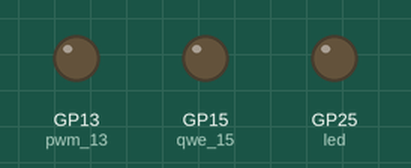
Bench run of a program on a simulated Raspberry Pi Pico running MicroPython. Shown: output pins drawn as LEDs (lit = HIGH). Threads take turns every 2 ms; what the program prints to the serial console is not drawn. At 12.2 s the program stops and its outputs stay as they are.

Above: at 0.1 s.
At 1.8 s:
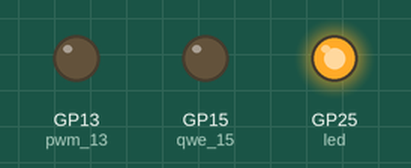
Timing chart, 0 to 12.2 s (numbered marks = the images above):
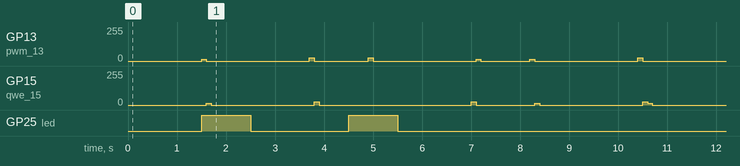

Measured:
- by itself, GP13 (pwm_13): 0/255 → 14/255 at 1.5 s, → 0/255 0.10 s later, → 24/255 2.1 s later, → 0/255 0.10 s later, … (12 changes in this stretch)
- by itself, GP15 (qwe_15): 0/255 → 13/255 at 1.6 s, → 0/255 0.10 s later, → 24/255 2.1 s later, → 0/255 0.10 s later, … (11 changes in this stretch)
- by itself, GP25 (led): alternates HIGH for 1.0 s and LOW for 2.0 s, 4 changes in all, then stays LOW

The program:

pico___.py
```python
from machine import I2C
from ssd1306 import SSD1306_I2C
import framebuf
import time
from machine import Pin, PWM
import _thread

pwm_13 = PWM(Pin(13)) #17      # 定义控制对象
pwm_13.freq(50)                # 定义频率为50分之1秒

qwe_15 = PWM(Pin(15)) #20
qwe_15.freq(50)

led = Pin(25, Pin.OUT)

def you_15():
    qwe_15.duty_u16(6276)
    time.sleep(0.1)
    qwe_15.deinit()

def zuo_15():                # 上
    qwe_15.duty_u16(3276)
    time.sleep(0.1)
    qwe_15.deinit()

def you_13():
    pwm_13.duty_u16(3576)
    time.sleep(0.1)
    pwm_13.deinit()

def zuo_13():
    pwm_13.duty_u16(6276)
    time.sleep(0.1)
    pwm_13.deinit()

def led_1(t,r):
    led.toggle() # led灯
    time.sleep(t)# 每0.7闪烁一次
    led.toggle()
    time.sleep(r)
    led.toggle()
    time.sleep(t)
    led.toggle()
    time.sleep(r)
    print("led执行完毕")

def zong(w,e):
    you_13()  # 左
    zuo_15()        # 上
    time.sleep(w)
    zuo_13()    # 右
    you_15()        # 下
    time.sleep(e)
    zuo_13()        # 右
    time.sleep(w)
    you_15()        # 下
    you_13()        # 左
    time.sleep(e)
    you_13()        # 左
    zuo_15()        # 上
    time.sleep(w)
    zuo_13()        # 右
    you_15()
    #time.sleep(1)
    zuo_15()
    time.sleep(1.5)
    print("舵机执行完毕")

def duoxiancheng():
    print("执行")
    time.sleep(1.5)
    try:
        _thread.start_new_thread(led_1, (1,2))
        _thread.start_new_thread(zong, (2,1))
    except:
        print("Error: unable to start thread")

duoxiancheng()
```
